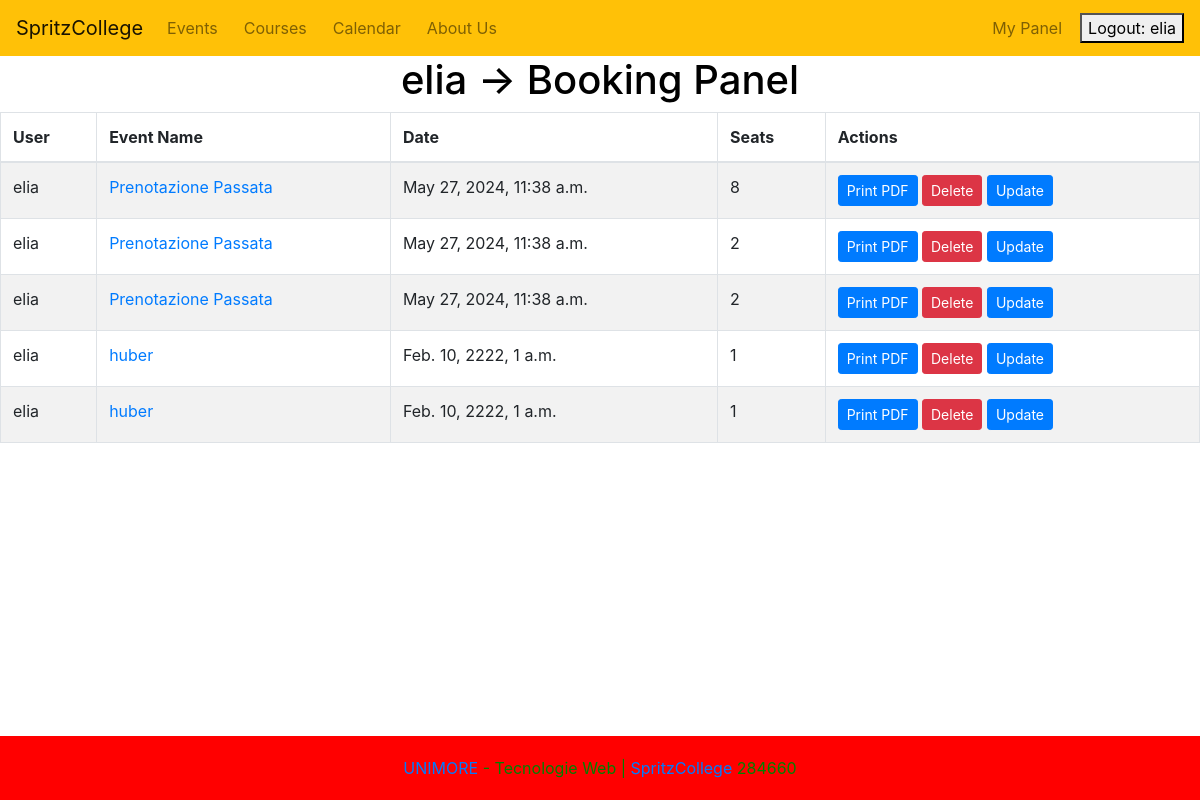
The app's page /activities/events/my-bookings/ (signed in), older data.
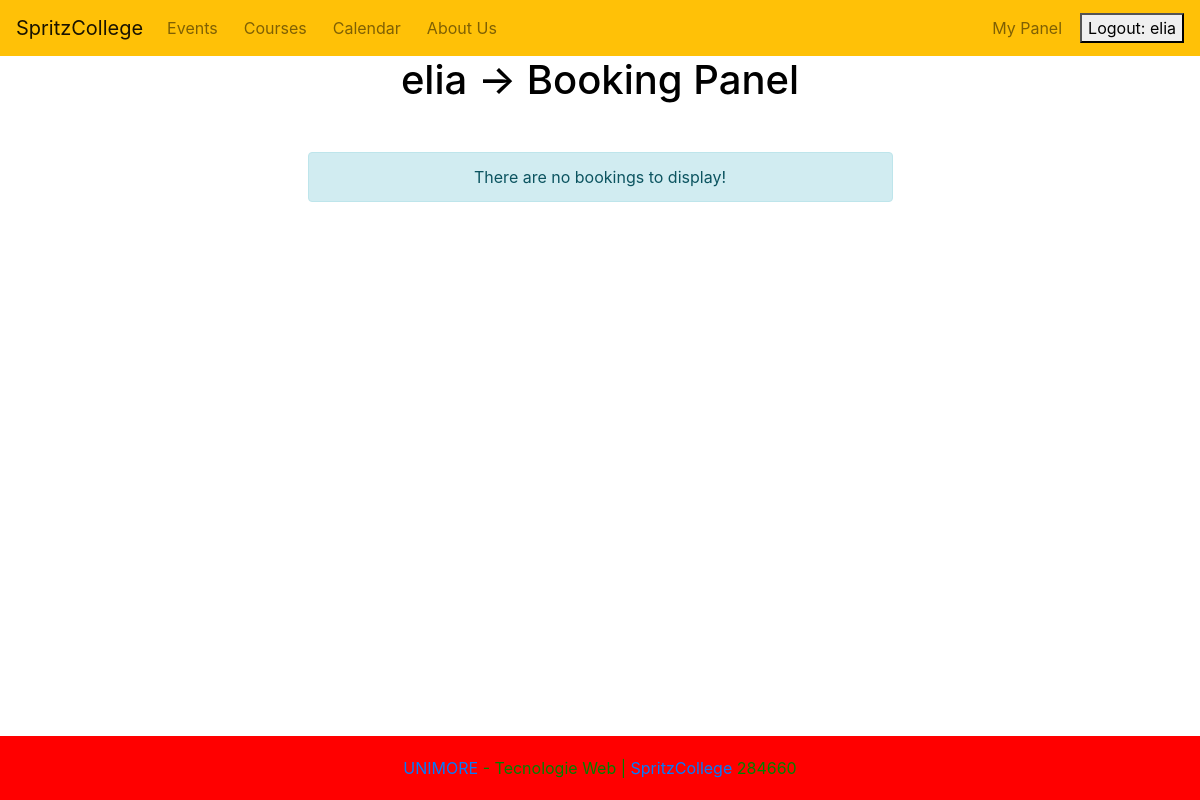
The same page, newer data.
### Activities/models.py (models this page shows, shortened)
class Booking(models.Model):
    event = models.ForeignKey(Event, on_delete=models.CASCADE, related_name='bookings')
    user = models.ForeignKey(User, on_delete=models.CASCADE)
    num_seats = models.PositiveIntegerField(default=1)
    booking_time = models.DateTimeField(auto_now_add=True)
    class Meta:
        unique_together = ('event', 'user', 'booking_time')
        ordering = ['event', 'user']

class Event(models.Model):
    name = models.CharField(max_length=100)
    description = models.TextField(max_length=250)
    date = models.DateTimeField(default=default_event_time)
    duration = models.DurationField(null=True, blank=True)
    price = models.DecimalField(max_digits=10, decimal_places=1, null=True, blank=True, default=0)
    max_capacity = models.IntegerField(default=100)
    place = models.CharField(max_length=100, default="conference room")
    status = models.CharField(max_length=20, choices=[('active', 'Active'), ('cancelled', 'Cancelled'), ('completed', 'Completed')], default='active')
    class Meta:
        ordering = ['date']

### Activities/views.py (the view)
# urls.py: path('events/my-bookings/', UserBookingListView.as_view(), name='user_event_booking_list'),
class UserBookingListView(LoginRequiredMixin, ListView):
    model = Booking
    template_name = 'Activities/Events/event_bookings.html'
    def get_queryset(self):
        queryset = Booking.objects.filter(user=self.request.user).order_by('event__date')
        return queryset
    def get_context_data(self, **kwargs):
        context = super().get_context_data(**kwargs)
        context['title'] = f"{self.request.user.username}  \u2192  Booking Panel"
        context['view_type'] = "user"
        return context

### Activities/templates/Activities/Events/event_bookings.html (shortened to what this page needs)
{% extends "base.html" %}
{% block content %}
<h1 style="text-align: center;">{{ title }}</h1>
{% if object_list.count == 0 %}
<div class="row justify-content-center mt-5">
    <div class="col-md-6">
        <div class="alert alert-info text-center" role="alert">
            There are no bookings to display!
        </div>
    </div>
</div>
{% else %}
<div class="table-responsive">
    <table class="table table-striped table-bordered">
        <thead>
            <tr>
                <th>User</th>
                <th>Event Name</th>
                <th>Date</th>
                <th>Seats</th>
                <th>Actions</th>
            </tr>
        </thead>
        <tbody>
            {% for item in object_list %}
            <tr>
                <td>{{ item.user }}</td>
                <td> <a href="{% url 'event_detail' item.event.id %}">{{ item.event.name }}</a> </td>
                <td>{{ item.event.date }}</td>
                <td>{{ item.num_seats }}</td>
                <td>
                    <a href="#" class="btn btn-primary btn-sm">Print PDF</a>
                    <button class="btn btn-danger btn-sm"
                        onclick="openModal({{ item.id }}, '{{ item.event.name }}', {{ item.event.id }})">Delete</button>
                    {% if view_type == 'user' %}
                    <a href="{% url 'user_event_booking_update' item.id %}" class="btn btn-primary btn-sm">Update</a>
                    {% elif view_type == 'admin' %}
                    <a href="{% url 'admin_event_booking_update' item.id %}" class="btn btn-primary btn-sm">Update</a>
                    {% endif %}
                </td>
            </tr>
            {% endfor %}
        </tbody>
    </table>
</div>
{% endif %}
{% endblock %}

### templates/base.html (shortened to what this page needs)
{% load static %}
<!DOCTYPE html>
<html lang="it">
<head>
  <link rel="stylesheet" href="https://cdn.jsdelivr.net/npm/bootstrap@4.6.1/dist/css/bootstrap.min.css">
  <link rel="stylesheet" href="https://cdnjs.cloudflare.com/ajax/libs/font-awesome/5.15.1/css/all.min.css">
</head>
<body>
  <header class="top-bar">
    <nav class="navbar navbar-expand-lg navbar-light bg-warning text-white">
      <a class="navbar-brand" href="{% url 'home' %}">SpritzCollege</a>
      <div class="collapse navbar-collapse" id="navbarSupportedContent">
        <ul class="navbar-nav mr-auto">
          <li class="nav-item">
            <a class="nav-link" href="{% url 'list_events' %}">Events</a>
          </li>
          <li class="nav-item">
            <a class="nav-link" href="{% url 'list_courses' %}">Courses</a>
          </li>
          <li class="nav-item">
            <a class="nav-link" href="{% url 'calendar_view' %}">Calendar</a>
          </li>
          <li class="nav-item">
            <a class="nav-link" href="{% url 'about_us' %}">About Us</a>
          </li>
        </ul>
        {% if request.user.is_authenticated %}
        <ul class="navbar-nav ml-auto">
          <li class="nav-item">
            <a class="nav-link" href="{% url 'messages' %}">My Panel</a>
          </li>
      </div>
      {% endif %}
      {% if user.is_authenticated %}
      <form method="post" action="{% url 'logout' %}">
        <button type="submit">Logout: {{user.username}}</button>
      </form>
      {% else %}
      <form method="post" action="{% url 'login' %}">
        {% csrf_token %}
        <button type="submit">Sign in</button>
      </form>
      {% endif %}
    </nav>
  </header>
  <main>
    {% block content %}
    {% endblock %}
  </main>
  <footer class="bottom-bar">
    <div class="text-center">
      <a href="https://www.unimore.it/it">UNIMORE</a> - Tecnologie Web | <a href="{% url 'home' %}">SpritzCollege</a>
    </div>
  </footer>
</body>
</html>

### templates/base.html (style rules this page uses)
body { margin-bottom: 100px; background-color: white; color: black; }
.navbar-nav { display: flex; align-items: center; }
.nav-item { margin-right: 10px; }
.bottom-bar { position: fixed; bottom: 0; width: 100%; display: flex; align-items: center; justify-content: center; background-color: red; padding: 20px 0; color: green; }
.alert { opacity: 1; transition: opacity 0.5s ease-in-out; }

Row changes from the older to the newer data that the page shows:
removed Booking: user "elia", event.name "Prenotazione Passata", event "May 27, 2024, 11:38 a.m.", num_seats "8"
removed Booking: user "elia", event.name "Prenotazione Passata", event "May 27, 2024, 11:38 a.m.", num_seats "2"
removed Booking: user "elia", event.name "Prenotazione Passata", event "May 27, 2024, 11:38 a.m.", num_seats "2"
removed Booking: user "elia", event.name "huber", event "Feb. 10, 2222, 1 a.m.", num_seats "1"
removed Booking: user "elia", event.name "huber", event "Feb. 10, 2222, 1 a.m.", num_seats "1"
Text that changed along with them:
text no longer shown: "User Event Name Date Seats Actions"
text now shown: "There are no bookings to display!"
